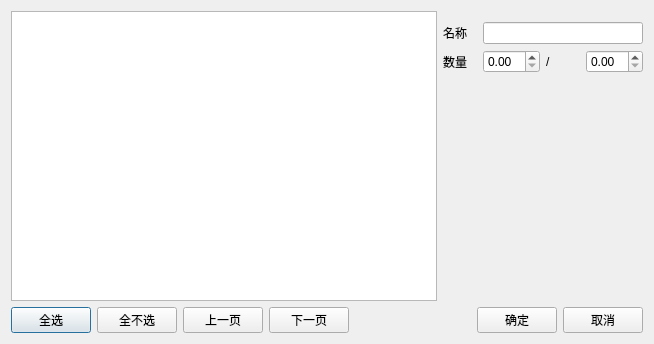
<?xml version="1.0" encoding="UTF-8"?>
<ui version="4.0">
 <class>w_scr_dish_main_select_return</class>
 <widget class="QDialog" name="w_scr_dish_main_select_return">
  <property name="geometry">
   <rect>
    <x>0</x>
    <y>0</y>
    <width>654</width>
    <height>344</height>
   </rect>
  </property>
  <property name="windowTitle">
   <string>Dialog</string>
  </property>
  <layout class="QVBoxLayout" name="verticalLayout_2">
   <item>
    <layout class="QHBoxLayout" name="horizontalLayout_2" stretch="1,0">
     <item>
      <widget class="lds_tableView" name="tableView"/>
     </item>
     <item>
      <layout class="QVBoxLayout" name="verticalLayout">
       <item>
        <layout class="QGridLayout" name="gridLayout">
         <item row="0" column="1" colspan="3">
          <widget class="QLineEdit" name="lineEdit_vch_dishname"/>
         </item>
         <item row="1" column="1">
          <widget class="lds_doublespinbox" name="doubleSpinBox_num_dish"/>
         </item>
         <item row="1" column="3">
          <widget class="lds_doublespinbox" name="doubleSpinBox_num_dish_org"/>
         </item>
         <item row="0" column="0">
          <widget class="QLabel" name="label_3">
           <property name="text">
            <string>名称</string>
           </property>
          </widget>
         </item>
         <item row="1" column="0">
          <widget class="QLabel" name="label_2">
           <property name="text">
            <string>数量</string>
           </property>
          </widget>
         </item>
         <item row="1" column="2">
          <widget class="QLabel" name="label">
           <property name="text">
            <string>/</string>
           </property>
          </widget>
         </item>
        </layout>
       </item>
       <item>
        <widget class="lds_key3x4" name="widget" native="true">
         <property name="minimumSize">
          <size>
           <width>200</width>
           <height>200</height>
          </size>
         </property>
         <property name="maximumSize">
          <size>
           <width>200</width>
           <height>200</height>
          </size>
         </property>
        </widget>
       </item>
      </layout>
     </item>
    </layout>
   </item>
   <item>
    <layout class="QHBoxLayout" name="horizontalLayout">
     <item>
      <widget class="lds_toolbar_button" name="pushButton_selectAll">
       <property name="text">
        <string>全选</string>
       </property>
       <property name="outer_stylesheet" stdset="0">
        <string>pushbutton</string>
       </property>
      </widget>
     </item>
     <item>
      <widget class="lds_toolbar_button" name="pushButton_clearAll">
       <property name="text">
        <string>全不选</string>
       </property>
       <property name="outer_stylesheet" stdset="0">
        <string>pushbutton</string>
       </property>
      </widget>
     </item>
     <item>
      <widget class="lds_toolbar_button" name="pushButton_up">
       <property name="text">
        <string>上一页</string>
       </property>
       <property name="outer_stylesheet" stdset="0">
        <string>pushbutton</string>
       </property>
      </widget>
     </item>
     <item>
      <widget class="lds_toolbar_button" name="pushButton_down">
       <property name="text">
        <string>下一页</string>
       </property>
       <property name="outer_stylesheet" stdset="0">
        <string>pushbutton</string>
       </property>
      </widget>
     </item>
     <item>
      <spacer name="horizontalSpacer">
       <property name="orientation">
        <enum>Qt::Horizontal</enum>
       </property>
       <property name="sizeHint" stdset="0">
        <size>
         <width>40</width>
         <height>20</height>
        </size>
       </property>
      </spacer>
     </item>
     <item>
      <widget class="lds_toolbar_button" name="pushButton_ok">
       <property name="text">
        <string>确定</string>
       </property>
       <property name="outer_stylesheet" stdset="0">
        <string>pushbutton</string>
       </property>
      </widget>
     </item>
     <item>
      <widget class="lds_toolbar_button" name="pushButton_cancel">
       <property name="text">
        <string>取消</string>
       </property>
       <property name="outer_stylesheet" stdset="0">
        <string>pushbutton</string>
       </property>
      </widget>
     </item>
    </layout>
   </item>
  </layout>
 </widget>
 <customwidgets>
  <customwidget>
   <class>lds_tableView</class>
   <extends>QTableView</extends>
   <header>lds_tableview.h</header>
  </customwidget>
  <customwidget>
   <class>lds_toolbar_button</class>
   <extends>QPushButton</extends>
   <header>lds_toolbar_button.h</header>
  </customwidget>
  <customwidget>
   <class>lds_doublespinbox</class>
   <extends>QDoubleSpinBox</extends>
   <header>lds_doublespinbox.h</header>
  </customwidget>
  <customwidget>
   <class>lds_key3x4</class>
   <extends>QWidget</extends>
   <header>lds_key3x4.h</header>
   <container>1</container>
  </customwidget>
 </customwidgets>
 <resources/>
 <connections/>
</ui>
